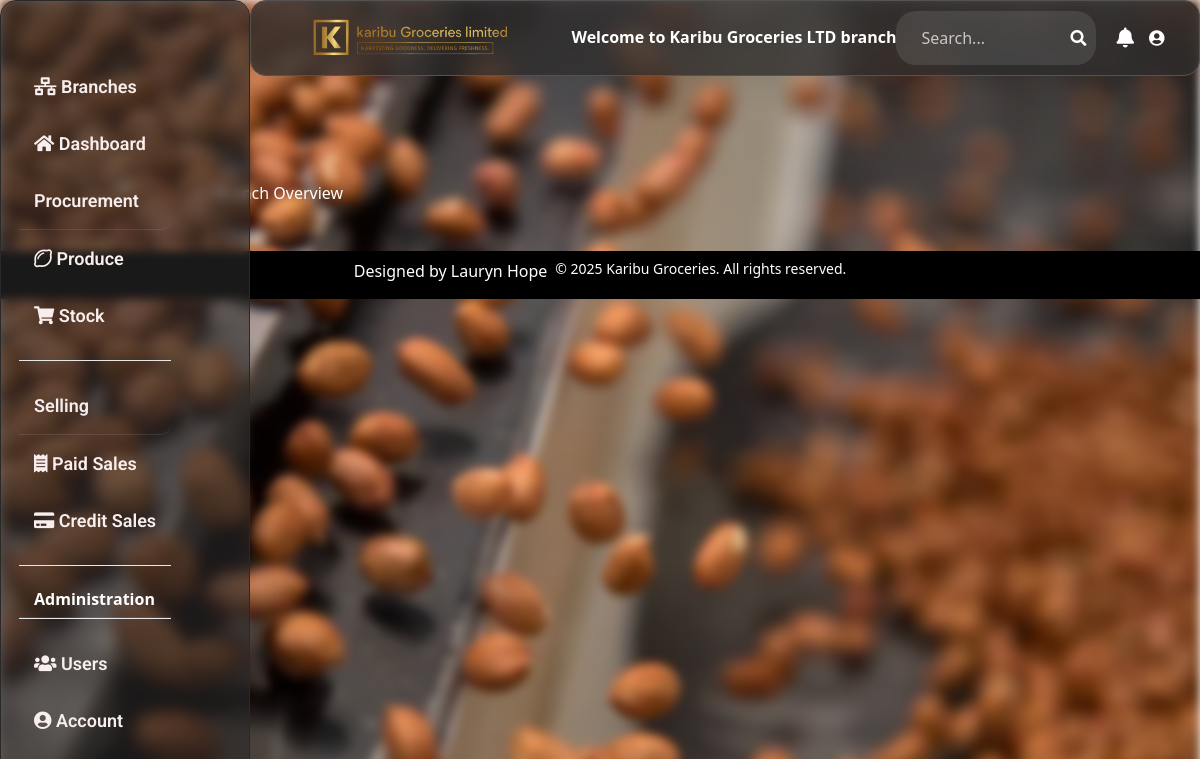
Before: /branches/ (signed in) with the older database file.
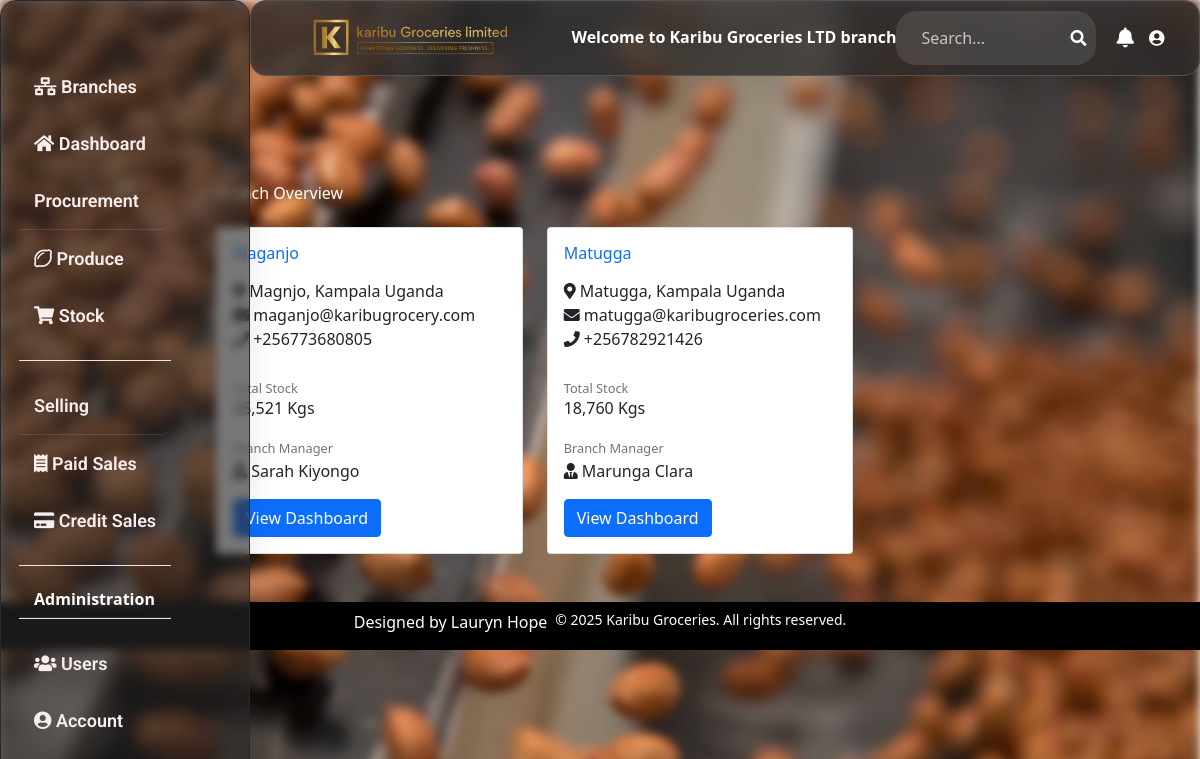
After: the same page with the newer database file.
### happy_hoe/models.py (models this page shows, shortened)
class Branch(models.Model):
    branch_name= models.CharField(max_length=20, default="", blank=True, null=True)
    email = models.EmailField(max_length=100, unique=True)
    phone_number = models.CharField(max_length=15, blank=True, unique=True)
    location = models.CharField(max_length=50, default="", blank=True, null=True)
    class Meta:
        verbose_name_plural = 'Branches'

class Userprofile(AbstractUser):
    is_salesagent = models.BooleanField(null=True, default=True)
    is_manager = models.BooleanField(null=True, default=True)
    is_director = models.BooleanField(null=True, default=True)
    last_activity = models.DateTimeField(null=True, blank=True)
    is_online = models.BooleanField(default=True)
    status = models.CharField(
        max_length=20,
        choices=(
            ('online', 'Online'),
            ('offline', 'Offline'),
        ),
        default='offline'
    )
    username = models.CharField(max_length=50, unique=True, blank=True)
    branch = models.ForeignKey(Branch, on_delete=models.CASCADE,max_length=20, blank=True, null=True ,default=1)
    email = models.EmailField(max_length=100, unique=True)
    gender_choices = (('Female','Female'), ('Male','Male'))
    gender = models.CharField(max_length=10, blank=True, choices=gender_choices)
    phone = models.CharField(max_length=10, unique=True)
    address = models.CharField(max_length=100, blank=True)
    class Meta:
        db_table = 'userprofile'
        verbose_name = 'User'
        verbose_name_plural = 'Users'

### happy_hoe/views.py (the view)
# urls.py: path('branches/', views.branch_list, name='branch_list'),
@login_required
@user_passes_test(lambda u: u.is_director)
def branch_list(request):
    branches = Branch.objects.all().annotate(
        total_stock=Coalesce(Sum('branch_stock__total_quantity'), 0),
        staff_count=Count('userprofile'),
        manager=Subquery(
            Userprofile.objects.filter(
                branch=OuterRef('pk'),
                is_manager=True
            ).values('id')[:1]
        )
    )
    for branch in branches:
        branch.manager = Userprofile.objects.filter(
            branch=branch,
            is_manager=True
        ).first()
    context = {
        'branches': branches,
        'title': 'Branch Overview'
    }
    return render(request, 'happy_hoeapp/branch_detail.html', context)

### happy_hoe/templates/happy_hoeapp/branch_detail.html
{% extends 'happy_hoeapp/base.html' %}
{% load humanize %}
{% block content %}
<div class="container-fluid mt-4">
    <h2 class="text-white mb-4">Branch Overview</h2>
    <div class="row">
        {% for branch in branches %}
        <div class="col-md-4 mb-4">
            <div class="card" >
                <div class="card-body">
                    <h4 class="card-title text-primary">{{ branch.branch_name }}</h4>
                    <div class="branch-details mt-3">
                        <p><i class="fas fa-map-marker-alt"></i> {{ branch.location }}</p>
                        <p><i class="fas fa-envelope"></i> {{ branch.email }}</p>
                        <p><i class="fas fa-phone"></i> {{ branch.phone_number }}</p>
                        <div class="branch-stats mt-4">
                            <div class="stat-item">
                                <small class="text-muted">Total Stock</small>
                                <h5>{{ branch.total_stock|intcomma }} Kgs</h5>
                            </div>
                        </div>
                        {% if branch.manager %}
                        <div class="manager-info mt-3">
                            <small class="text-muted">Branch Manager</small>
                            <p><i class="fas fa-user-tie"></i> {{ branch.manager.get_full_name }}</p>
                        </div>
                        {% endif %}
                        <a href="/manager_dashboard" class="btn btn-primary mt-3">
                            View Dashboard
                        </a>
                    </div>
                </div>
            </div>
        </div>
        {% endfor %}
    </div>
</div>
{% endblock %}

Changed rows visible on the page:
added Branch: branch_name "Maganjo", location "Magnjo, Kampala Uganda", email "maganjo@karibugrocery.com", phone_number "+256773680805", total_stock "25,521", manager.get_full_name "Sarah Kiyongo"
added Branch: branch_name "Matugga", location "Matugga, Kampala Uganda", email "matugga@karibugroceries.com", phone_number "+256782921426", total_stock "18,760", manager.get_full_name "Marunga Clara"
